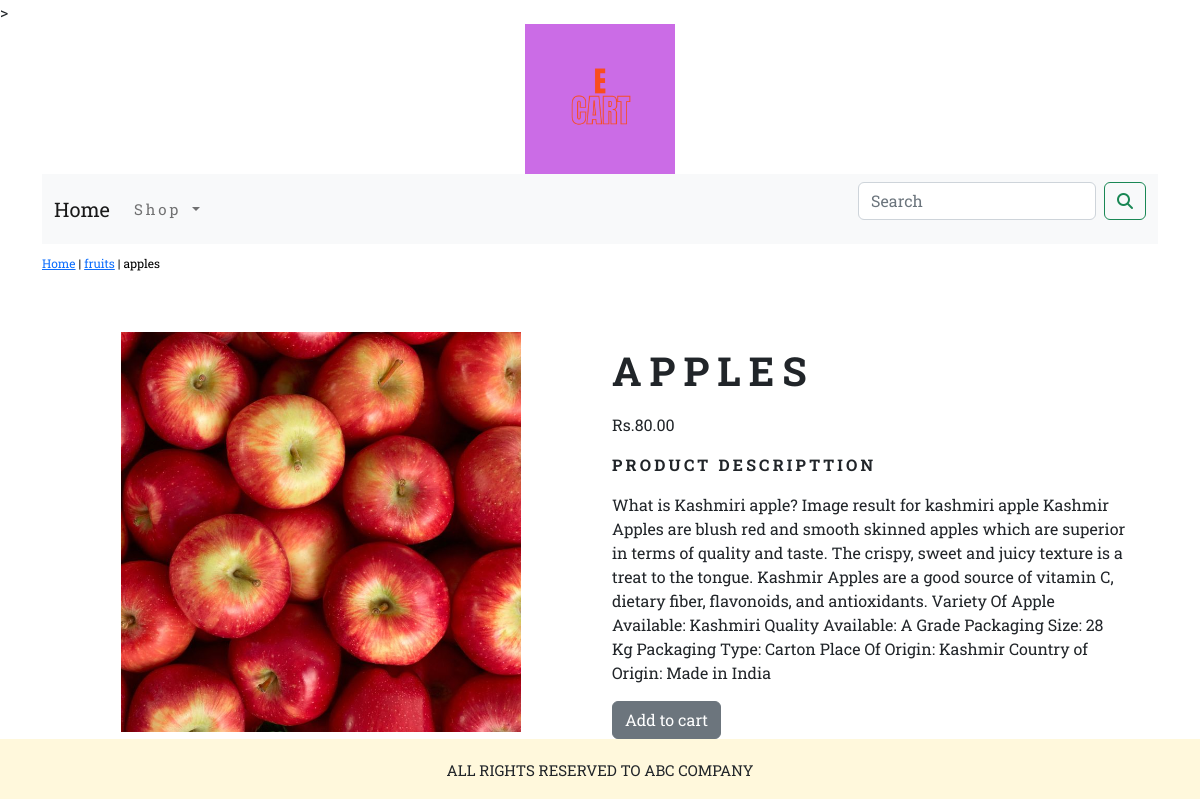
Page /ecommerceapp/fruits/apples/ on the committed database.
### ecommerceapp/models.py (models this page shows, shortened)
class Product(models.Model):
    name = models.CharField(max_length=150, unique=True)
    slug = models.SlugField(max_length=150, unique=True)
    description = models.TextField(blank=True)
    price = models.DecimalField(max_digits=10,decimal_places=2)
    category=models.ForeignKey(Category,on_delete=models.CASCADE)
    image = models.ImageField(upload_to='product', blank=True)
    stock = models.IntegerField()
    available=models.BooleanField(default=True)
    created = models.DateTimeField(auto_now_add=True)
    updated = models.DateTimeField(auto_now=True)
    class Meta:
        ordering = ('name',)
        verbose_name = 'product'
        verbose_name_plural = 'products'

class Category(models.Model):
    name = models.CharField(max_length=150, unique=True)
    slug = models.SlugField(max_length=150, unique=True)
    description = models.TextField(blank=True)
    image = models.ImageField(upload_to='category', blank=True)
    class Meta:
        ordering = ('name',)
        verbose_name = 'category'
        verbose_name_plural = 'categories'
    def get_url(self):
        return reverse('ecommerceapp:product_by_category',args=[self.slug])
    def __str__(self):
         return '{}'.format(self.name)

### ecommerceapp/views.py (the view)
# urls.py: path("<slug:c_slug>/<slug:p_slug>/",views.ProDetail,name='ProDetail'),
def ProDetail(request,c_slug,p_slug):
    try:
        product = Product.objects.get(category__slug=c_slug, slug=p_slug)
    except Exception as e:
        raise e
    return render(request,'product.html',{'product':product})

### cart_app/context__processors.py (called while the page is built)
def counter(request):
    item_count= 0
    if 'admin' in request.path :
        return {}
    else:
        try:
            cart=Cart.objects.filter(cart_id=_cart_id(request))
            cart_items=CartItem.objects.all().filter(cart=cart[:1])
            for cart_item in cart_items:
                item_count += cart_item.quantity
        except Cart.DoesNotExist:
            item_count = 0
    return dict(item_count=item_count)

### cart_app/views.py (called while the page is built)
def _cart_id(request):
    cart= request.session.session_key
    if not cart:
        cart=request.session.create()
    return cart

### ecommerceapp/context_processors.py (called while the page is built)
def menu_links(request):
    links=Category.objects.all()
    return dict(links=links)

### templates/product.html (shortened to what this page needs)
{% extends 'base.html' %}
{% load static %}
{% block content %}
  <div class="row my_prod_row">
    <div class="mx_auto">
      <p><a href="{% url 'ecommerceapp:AllProdCat'%}">Home</a> | <a href="{{product.category.get_url}}">{{product.category}}</a> | {{product.name}}</p>
    </div>
  </div>
  <div class="container">
    <br>
    <div class="row">
      <div class="col-12 col-sm-12 col-md-12 col-lg-6 text-center">
          <div style="min-width:18rem;">
              <img src="{{product.image.url}}" alt="{{product.name}} "height="400px" width="400px">
          </div>
      </div>
      <div class="col-12 col-sm-12 col-md-12 col-lg-6">
          <div>
             <h1 class="my_prod_title"> {{product.name}}</h1>
             <p> Rs.{{product.price}}</p>
              <p class="my_title" ><b>Product Descripttion </b></p>
              <p class="text-justify my_prod_text">{{product.description}}</p>
              {% if product.stock <= 0 %}
                 <p class="text-justify my_prod_text"><b> Out of stock </b></p>
              {% else %}
                 <a class="btn btn-secondary" href="{% url 'cart_app:add_cart' product.id %}"> Add to cart</a>
              {% endif %}
          </div>
      </div>
    </div>
  </div>
{% endblock%}

### static/css/custom.css (style rules this page uses)
body { font-family: 'Roboto Slab', serif; }
.my_title { font-size:16px; text-transform:uppercase; letter-spacing:.2em; }
.my_prod_row { padding-top: 10px; padding-bottom: 20px; }
.my_prod_row .mx_auto { color:000; font-size:12px; text-decoration:none; }
.my_prod_title { font-size:40px; font-weight:bold; text-transform:uppercase; letter-spacing:.2em; padding-top: 15px; padding-bottom: 10px; }
.my_prod_text { padding-right:20px; }

### rows in the picture
Product: category "fruits", name "apples", image (picture), name "APPLES", price "80.00", description "What is Kashmiri apple? Image result for kashmiri apple Kashmir Apples are blush red and smooth skinned apples which are superior in terms of quality and taste. The crispy, sweet and juicy texture is a treat to the tongue. Kashmir Apples are a good source of vitamin C, dietary fiber, flavonoids, and antioxidants. Variety Of Apple Available: Kashmiri Quality Available: A Grade Packaging Size: 28 Kg Packaging Type: Carton Place Of Origin: Kashmir Country of Origin: Made in India"
